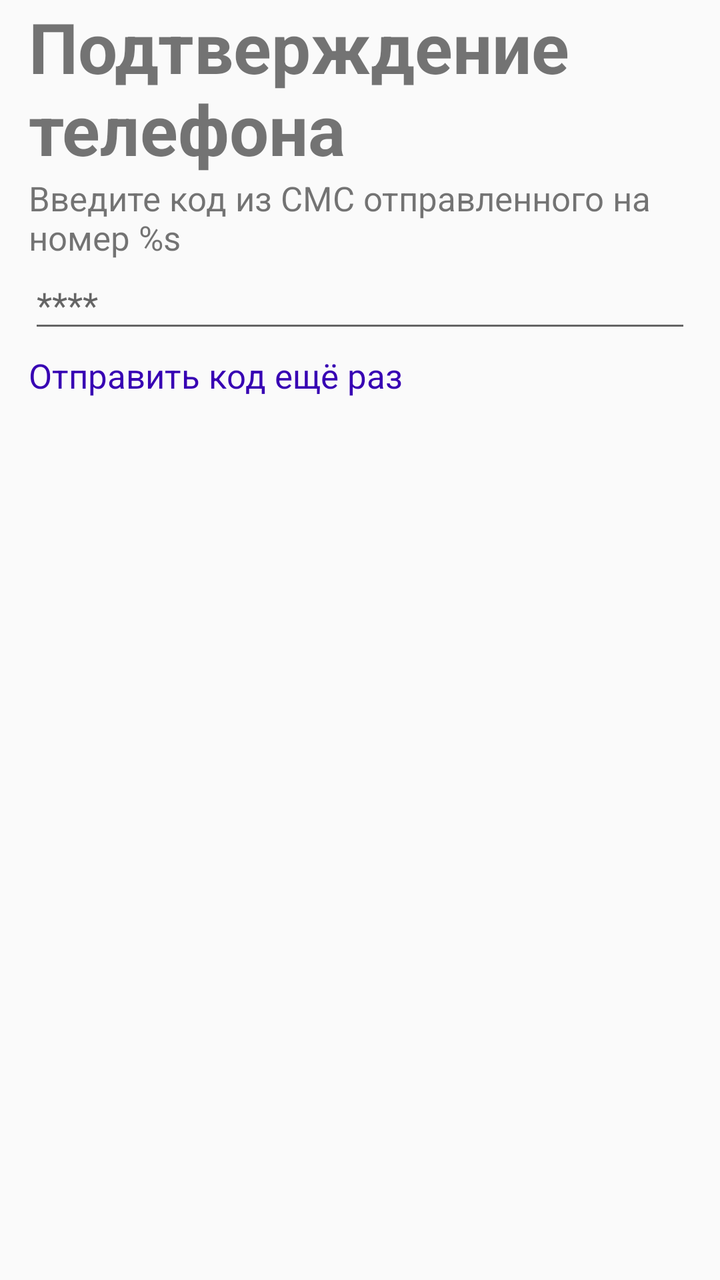
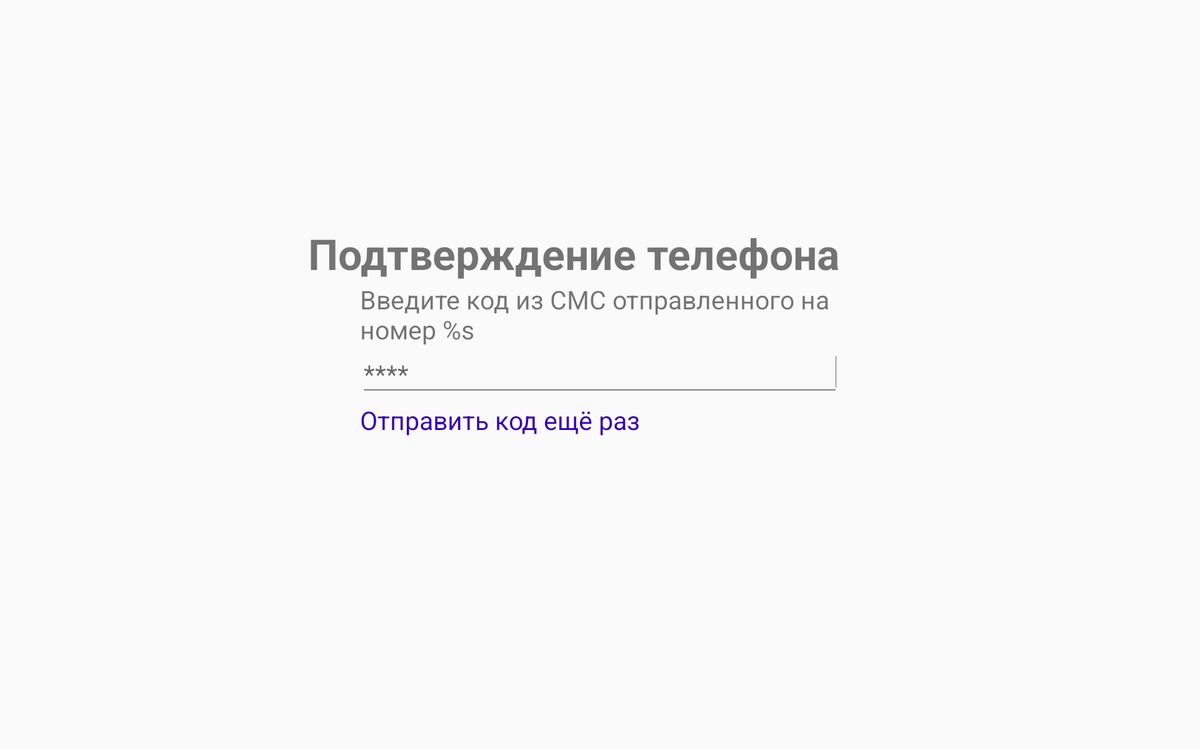

One screen, two layout resources from the same app: the default and the repository's alternative for another configuration. Each is rendered where Android would select it; the XML of both is given below.
<!-- AndroidManifest.xml: application theme Theme.MobileClient -->
<!-- res/layout/fragment_confirmation_phone.xml -->
<?xml version="1.0" encoding="utf-8"?>
<FrameLayout xmlns:android="http://schemas.android.com/apk/res/android"
    xmlns:tools="http://schemas.android.com/tools"
    android:layout_width="match_parent"
    android:layout_height="match_parent"
    xmlns:app="http://schemas.android.com/apk/res-auto"
    tools:context=".presentation.ConfirmationPhoneFragment">

    <androidx.constraintlayout.widget.ConstraintLayout

        android:layout_width="match_parent"
        android:layout_height="match_parent">

        <TextView
            android:id="@+id/enter"
            android:layout_width="0dp"
            android:layout_height="wrap_content"
            android:text="@string/phone_confirmation"
            app:layout_constrainedHeight="true"
            app:layout_constrainedWidth="true"
            android:textSize="35sp"
            android:textStyle="bold"
            app:layout_constraintLeft_toRightOf="@+id/guidelineLeft"
            app:layout_constraintTop_toTopOf="parent" />

        <TextView
            android:id="@+id/text_2"
            android:layout_width="0dp"
            android:layout_height="wrap_content"
            android:text="@string/confirmation_phone_text_1"
            android:textSize="17sp"
            app:layout_constrainedHeight="true"
            app:layout_constrainedWidth="true"
            app:layout_constraintLeft_toRightOf="@+id/guidelineLeft"
            app:layout_constraintRight_toLeftOf="@id/guidelineRight"
            app:layout_constraintTop_toBottomOf="@id/enter" />

        <LinearLayout
            android:id="@+id/linerLay"
            android:layout_width="0dp"
            android:layout_height="wrap_content"
            app:layout_constraintEnd_toEndOf="@id/guidelineRight"
            app:layout_constraintStart_toStartOf="@id/guidelineLeft"
            app:layout_constraintTop_toBottomOf="@id/text_2">

            <EditText
                android:id="@+id/input_number"
                android:layout_width="match_parent"
                android:layout_height="wrap_content"
                android:hint="@string/code_stars"
                android:inputType="numberPassword"
                android:selectAllOnFocus="true"
                android:stretchColumns="1" />
        </LinearLayout>

        <TextView
            android:id="@+id/text_3"
            android:layout_width="0dp"
            android:layout_height="wrap_content"
            android:layout_marginTop="5sp"
            android:lineSpacingExtra="3dp"
            android:text="@string/confirmation_phone_text_2"
            android:textColor="@color/purple_700"
            android:textSize="17sp"
            app:layout_constrainedHeight="true"
            app:layout_constrainedWidth="true"
            app:layout_constraintLeft_toRightOf="@+id/guidelineLeft"
            app:layout_constraintRight_toLeftOf="@id/guidelineRight"
            app:layout_constraintTop_toBottomOf="@+id/linerLay" />

        <TextView
            android:id="@+id/text_error"
            android:visibility="gone"
            android:layout_width="0dp"
            android:layout_height="wrap_content"
            android:text="@string/invalid_code"
            android:textSize="17sp"
            android:layout_marginTop="3dp"
            android:textColor="@color/red"
            app:layout_constraintLeft_toRightOf="@+id/guidelineLeft"
            app:layout_constraintTop_toBottomOf="@id/text_3" />

        <androidx.constraintlayout.widget.Guideline
            android:id="@+id/guidelineLeft"
            android:layout_width="wrap_content"
            android:layout_height="wrap_content"
            android:orientation="vertical"
            app:layout_constraintGuide_percent="0.04" />

        <androidx.constraintlayout.widget.Guideline
            android:id="@+id/guidelineRight"
            android:layout_width="wrap_content"
            android:layout_height="wrap_content"
            android:orientation="vertical"
            app:layout_constraintGuide_percent="0.96" />

        <ProgressBar
            android:id="@+id/progressBar"
            style="?android:attr/progressBarStyle"
            android:layout_width="wrap_content"
            android:layout_height="wrap_content"
            android:visibility="gone"
            app:layout_constraintBottom_toBottomOf="parent"
            app:layout_constraintEnd_toEndOf="parent"
            app:layout_constraintStart_toStartOf="parent"
            app:layout_constraintTop_toTopOf="parent" />

    </androidx.constraintlayout.widget.ConstraintLayout>

</FrameLayout>
<!-- resources referenced by this layout -->
<resources>
  <color name="purple_700">#FF3700B3</color>
  <color name="red">#FF0000</color>
  <string name="code_stars">****</string>
  <string name="confirmation_phone_text_1">Введите код из СМС отправленного на номер %s</string>
  <string name="confirmation_phone_text_2">Отправить код ещё раз</string>
  <string name="invalid_code">Неверный код подтверждения</string>
  <string name="phone_confirmation">Подтверждение телефона</string>
  <style name="Theme.MobileClient" parent="Theme.AppCompat.Light.NoActionBar">
          
          <item name="colorPrimary">@color/white</item>
          <item name="colorPrimaryVariant">@color/white</item>
          <item name="colorOnPrimary">@color/white</item>
          
          <item name="colorSecondary">@color/teal_200</item>
          <item name="colorSecondaryVariant">@color/teal_700</item>
          <item name="colorOnSecondary">@color/black</item>
          
          <item name="android:statusBarColor" tools:targetApi="l">?attr/colorPrimaryVariant</item>
          
      </style>
  <color name="white">#FFFFFFFF</color>
  <color name="teal_200">#FF03DAC5</color>
  <color name="teal_700">#FF018786</color>
  <color name="black">#FF000000</color>
</resources>
<!-- res/layout-xlarge/fragment_confirmation_phone.xml (the repository's variant of the layout above) -->
<!-- drawn on a large tablet held sideways -->
<?xml version="1.0" encoding="utf-8"?>
<FrameLayout xmlns:android="http://schemas.android.com/apk/res/android"
    xmlns:tools="http://schemas.android.com/tools"
    android:layout_width="match_parent"
    android:layout_height="match_parent"
    xmlns:app="http://schemas.android.com/apk/res-auto"
    tools:context=".presentation.ConfirmationPhoneFragment">

    <androidx.constraintlayout.widget.ConstraintLayout
        android:layout_width="match_parent"
        android:layout_height="match_parent">

        <androidx.constraintlayout.widget.Guideline
            android:id="@+id/guidelineTop"
            android:layout_width="wrap_content"
            android:layout_height="wrap_content"
            android:orientation="horizontal"
            app:layout_constraintGuide_percent="0.30" />

        <TextView
            android:id="@+id/enter"
            android:layout_width="0dp"
            android:layout_height="wrap_content"
            android:text="@string/phone_confirmation"
            android:textSize="45sp"
            android:textStyle="bold"
            app:flow_horizontalAlign="center"
            app:layout_constrainedHeight="true"
            app:layout_constrainedWidth="true"
            app:layout_constraintEnd_toStartOf="@+id/guidelineRight"
            app:layout_constraintLeft_toRightOf="@id/guidelineLeft"
            app:layout_constraintTop_toTopOf="@id/guidelineTop" />

        <TextView
            android:id="@+id/text_2"
            android:layout_width="0dp"
            android:layout_height="wrap_content"
            android:text="@string/confirmation_phone_text_1"
            android:textSize="27sp"
            app:layout_constrainedHeight="true"
            app:layout_constrainedWidth="true"
            app:layout_constraintLeft_toRightOf="@+id/guidelineLeft"
            app:layout_constraintRight_toLeftOf="@id/guidelineRight"
            app:layout_constraintTop_toBottomOf="@id/enter" />

        <LinearLayout
            android:id="@+id/linerLay"
            android:layout_width="0dp"
            android:layout_height="wrap_content"
            app:layout_constraintEnd_toEndOf="@id/guidelineRight"
            app:layout_constraintStart_toStartOf="@id/guidelineLeft"
            app:layout_constraintTop_toBottomOf="@id/text_2">

            <EditText
                android:id="@+id/input_number"
                android:layout_width="match_parent"
                android:layout_height="wrap_content"
                android:hint="@string/code_stars"
                android:textSize="27dp"
                android:inputType="numberPassword"
                android:selectAllOnFocus="true"
                android:stretchColumns="1" />
        </LinearLayout>
        <TextView
            android:id="@+id/text_3"
            android:layout_width="0dp"
            android:layout_height="wrap_content"
            android:layout_marginTop="5sp"
            android:lineSpacingExtra="3dp"
            android:text="@string/confirmation_phone_text_2"
            android:textColor="@color/purple_700"
            android:textSize="27sp"
            app:layout_constrainedHeight="true"
            app:layout_constrainedWidth="true"
            app:layout_constraintLeft_toRightOf="@+id/guidelineLeft"
            app:layout_constraintRight_toLeftOf="@id/guidelineRight"
            app:layout_constraintTop_toBottomOf="@+id/linerLay" />

        <TextView
            android:id="@+id/text_error"
            android:visibility="gone"
            android:layout_width="0dp"
            android:layout_height="wrap_content"
            android:text="@string/invalid_code"
            android:textSize="27sp"
            android:layout_marginTop="3dp"
            android:textColor="@color/red"
            app:layout_constraintLeft_toRightOf="@+id/guidelineLeft"
            app:layout_constraintTop_toBottomOf="@id/text_3" />


        <androidx.constraintlayout.widget.Guideline
            android:id="@+id/guidelineLeft"
            android:layout_width="wrap_content"
            android:layout_height="wrap_content"
            android:orientation="vertical"
            app:layout_constraintGuide_percent="0.30" />

        <androidx.constraintlayout.widget.Guideline
            android:id="@+id/guidelineRight"
            android:layout_width="wrap_content"
            android:layout_height="wrap_content"
            android:orientation="vertical"
            app:layout_constraintGuide_percent="0.70" />

        <ProgressBar
            android:id="@+id/progressBar"
            style="?android:attr/progressBarStyle"
            android:layout_width="wrap_content"
            android:layout_height="wrap_content"
            android:visibility="gone"
            app:layout_constraintBottom_toBottomOf="parent"
            app:layout_constraintEnd_toEndOf="parent"
            app:layout_constraintStart_toStartOf="parent"
            app:layout_constraintTop_toTopOf="parent" />

    </androidx.constraintlayout.widget.ConstraintLayout>

</FrameLayout>
